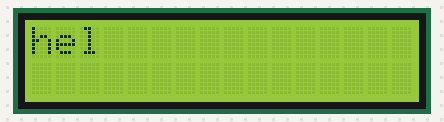
A program run on a simulated ESP32 board running MicroPython. Parts: 16×2 character LCD. Library files of the repository ran but are not shown: lcd_api.py, i2c_lcd.py; what the program prints to the serial console is not drawn.

Above: at 1.34 s.
At 13.73 s:
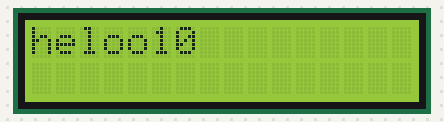
At 16.75 s:
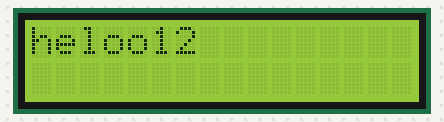
At 19.77 s:
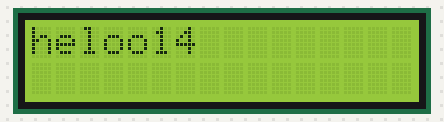
At 28.84 s:
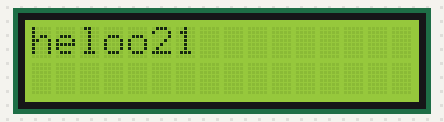
At 38.91 s:
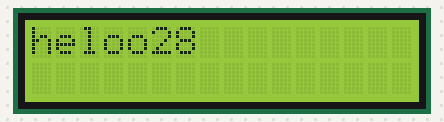

The program:

main.py
```python
import machine
from machine import Pin, SoftI2C
from lcd_api import LcdApi
from i2c_lcd import I2cLcd
from time import sleep
I2C_ADDR = 0x27
totalRows = 2
totalColumns = 16
i2c = SoftI2C(scl=Pin(22), sda=Pin(21), freq=10000) #I2C for ESP32
#i2c = I2C(scl=Pin(5), sda=Pin(4), freq=10000) #I2C for ESP8266
lcd = I2cLcd(i2c, I2C_ADDR, totalRows, totalColumns)
i = 1
while True:
 lcd.putstr("heloo" + str(i))
 lcd.clear()
 i = i+1;
 print ( " heloo" , i )
```
